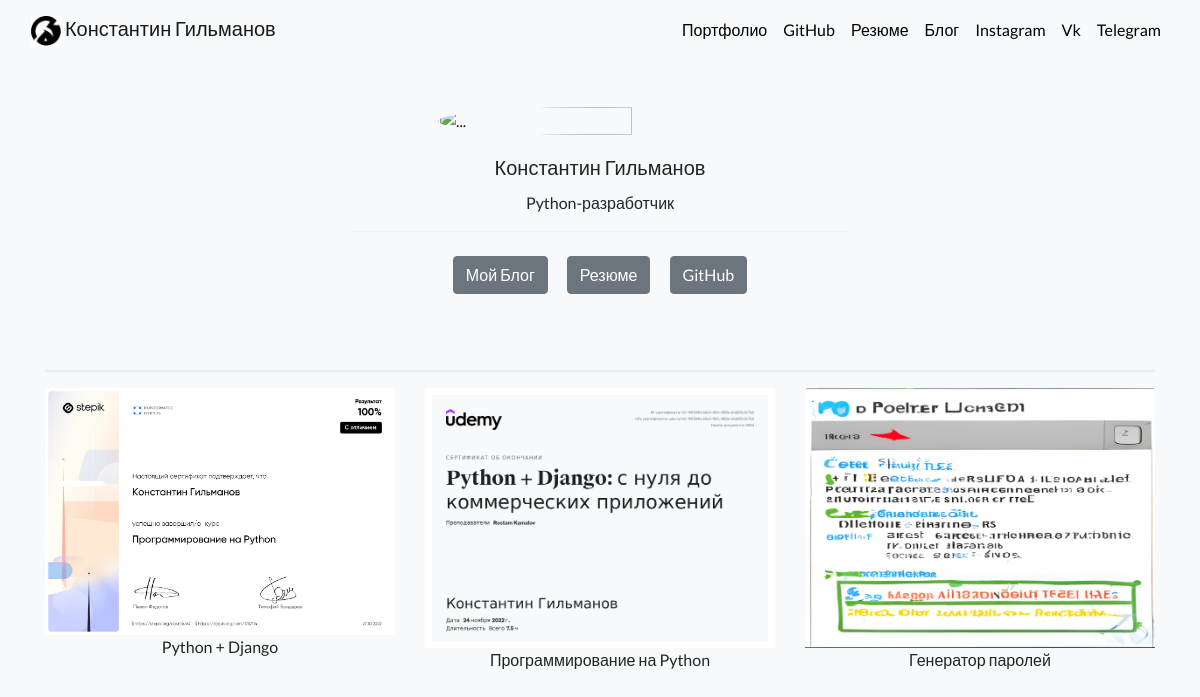
The app's page /, older data.
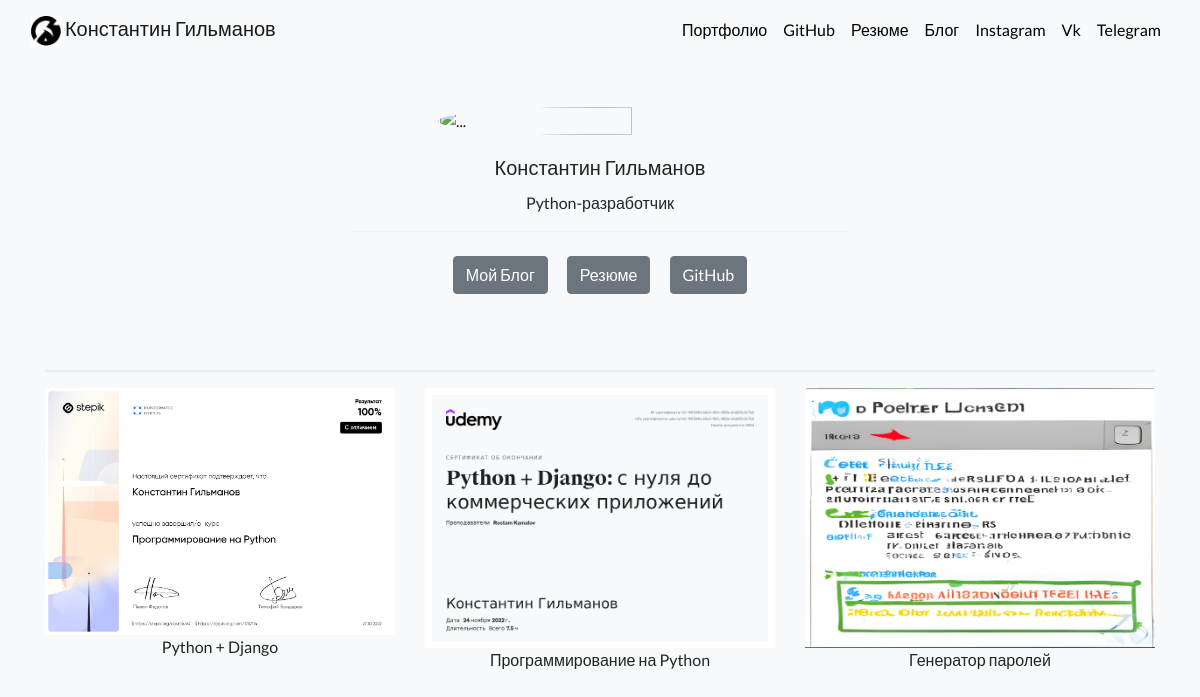
The same page, newer data.
### portfolio/models.py (models this page shows, shortened)
class Project(models.Model):
    title = models.CharField(max_length=100)
    descriptoin = models.CharField(max_length=250)
    image = models.ImageField(upload_to='portfolio/images/')
    url = models.URLField(blank=True)

### portfolio/views.py (the view)
# urls.py: 2. Add a URL to urlpatterns:  path('', views.home, name='home')
def home(request):
    projects = Project.objects.all()
    return render(request, 'portfolio/home.html',{'projects':projects})

### portfolio/templates/portfolio/home.html (shortened to what this page needs)
{% extends 'portfolio/base.html' %}
{% load static %}
{% block content %}
<div class="row justify-content-center my-5">
    <div class="col-12 col-sm-8 col-md-6">
        <div class="card bg-transparent border-0">
            <img src="{% static 'portfolio/3.jpg' %}" class="portfolio-avatar" alt="...">
            <div class="card-body">
                <div class="container px-2 text-center">
                    <h5 class="card-title">Константин Гильманов</h5>
                    <p class="card-text">Python-разработчик</p>
                </div>
                <hr>
                <div class="container px-2 text-center">
                    <a href="{% url 'blog:all_blogs' %}" class="btn btn-secondary m-2">Мой Блог</a>
                    <a href="{% static 'portfolio/2.pdf' %}" class="btn btn-secondary m-2">Резюме</a>
                    <a href="https://github.com/ConsttsnoC?tab=repositories" class="btn btn-secondary m-2" target="_blank">GitHub</a>
                </div>
            </div>
        </div>
    </div>
</div>
<hr class="border border-black border-2 opacity-50">
<div class="row justify-content-md-center">
    {% for project in projects %}
    <div class="col-sm">
        {% if project.url %}
        <a href="{{ project.url }}">
            <img src="{{ project.image.url }}" class="card-img-top">
        </a>
        {% else %}
        <img src="{{ project.image.url }}" class="card-img-top">
        {% endif %}
        <div class="text-center">
            <p>{{ project.title }}</p>
        </div>
    </div>
    {% endfor %}
</div>
{% endblock %}

### portfolio/templates/portfolio/base.html (shortened to what this page needs)
{% load static %}
<html lang="RU">
<head>
    <link href="https://cdn.jsdelivr.net/npm/bootstrap@5.2.2/dist/css/bootstrap.min.css" rel="stylesheet">
    <link rel="stylesheet" href="https://stackpath.bootstrapcdn.com/bootstrap/4.4.1/css/bootstrap.min.css">
    <link rel="stylesheet" href="{% static 'portfolio/custom.css' %}">
</head>
<body>
<nav id="topNav" class="navbar navbar-expand-md navbar-light">
    <div class="container-fluid">
        <a class="navbar-brand">
        <img src="{% static "portfolio/Portfolio.png" %}" width="30" height="30" class="d-inline-block align-text-top" alt="Logo">
         Константин Гильманов
        </a>
        <div class="collapse navbar-collapse text-center" id="navbarNav">
            <ul class="navbar-nav ml-auto">
                <li class="nav-item">
                    <a class="nav-link active" aria-current="page" href="{% url 'home' %}">Портфолио</a>
                <li class="nav-item">
                    <a class="nav-link" href="https://github.com/ConsttsnoC?tab=repositories" target="_blank">GitHub</a>
                 <li class="nav-item">
                    <a class="nav-link" href="{% static "portfolio/2.pdf" %}">Резюме</a>
                <li class="nav-item">
                    <a class="nav-link active" aria-current="page" href="{% url 'blog:all_blogs' %}">Блог</a>
                <li class="nav-item">
                    <a class="nav-link" href="https://instagram.com/constantsamara?igshid=MWM2YjBjM2Q=" target="_blank">Instagram</a>
                <li class="nav-item">
                    <a class="nav-link" href="https://vk.com/constantaa" target="_blank">Vk</a>
                <li class="nav-item">
                    <a class="nav-link" href="https://t.me/constantasmr" target="_blank">Telegram</a>
            </ul>
        </div>
    </div>
</nav>
<div class="container">
    {% block content %} {% endblock %}
</div>
</body>
</html>

### portfolio/static/portfolio/custom.css (style rules this page uses)
.navbar-nav .nav-link { color: black !important; }
body { font-family: 'Lato', sans-serif; background: #f8f9fa; }
.portfolio-avatar { border-radius: 50%; width: 60%; align-self: center; }

Row changes from the older to the newer data that the page shows:
changed Project "Генератор паролей": image: picture added; image: picture removed
